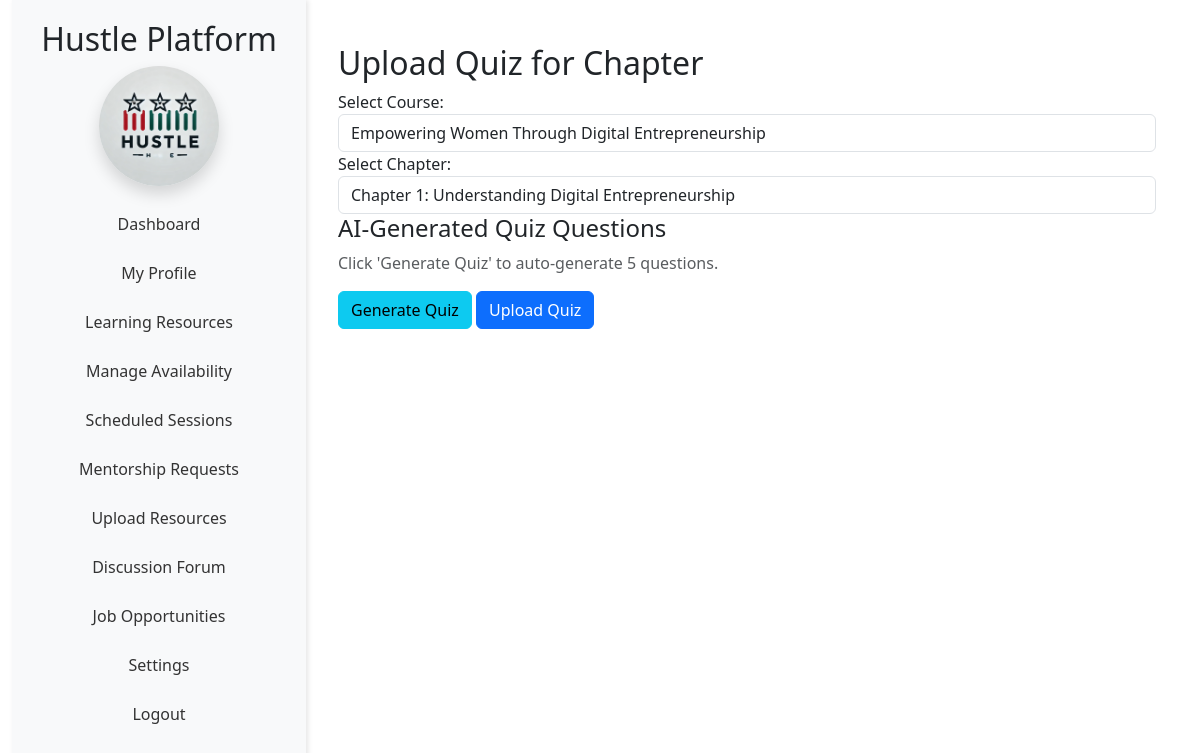
The app's page /upload-ai-chapter-quiz/ (signed in) with its own data.
### capstone/models.py (models this page shows, shortened)
class User(AbstractUser):
    USER_TYPE_CHOICES = (
        ('mentor', 'Mentor'),
        ('participant', 'Participant'),
    )
    LANGUAGE_CHOICES = [
        ("en", "English"),
        ("fr", "French"),
        ("es", "Spanish"),
        ("sw", "Swahili"),
        ("rw", "Kinyarwanda")
    ]
    language_preference = models.CharField(max_length=4, choices=LANGUAGE_CHOICES, default="fr")
    full_name = models.CharField(max_length=255)
    email = models.EmailField(unique=True)
    phone_number = models.CharField(max_length=15)
    user_type = models.CharField(max_length=20, choices=USER_TYPE_CHOICES)
    terms_accepted = models.BooleanField(default=False)

### capstone/views.py (the view, shortened to what this page needs)
# urls.py: path('upload-ai-chapter-quiz/', views.upload_ai_chapter_quiz, name='upload_chapter_ai_quiz'),
@login_required
@user_passes_test(lambda u: u.user_type == 'mentor' or u.is_superuser)
def upload_ai_chapter_quiz(request):
    resources = Resource.objects.all()
    chapters = Chapter.objects.all()
    return render(request, 'capstone/upload_ai_chapter_quiz.html', {'resources': resources, 'chapters': chapters})

### capstone/templatetags/custom_filters.py (called while the page is built)
@register.filter
def translate(text, target_lang):
    return text

### capstone/templates/capstone/upload_ai_chapter_quiz.html (shortened to what this page needs)
{% extends 'mentor-base.html' %}
{% load custom_filters %}
{% block mentor_content %}
<div class="container mt-4">
    <h2>{{ "Upload Quiz for Chapter"|translate:user.language_preference }}</h2>
    <form method="POST">
        <div class="form-group">
            <label for="resource">{{ "Select Course"|translate:user.language_preference }}:</label>
            <select name="resource" id="resource" class="form-control">
                {% for resource in resources %}
                <option value="{{ resource.id }}">{{ resource.title }}</option>
                {% endfor %}
            </select>
        </div>
        <div class="form-group">
            <label for="chapter">{{ "Select Chapter"|translate:user.language_preference }}:</label>
            <select name="chapter" id="chapter" class="form-control">
                {% for chapter in chapters %}
                <option value="{{ chapter.id }}">{{ chapter.title }}</option>
                {% endfor %}
            </select>
        </div>
        <h4>{{ "AI-Generated Quiz Questions"|translate:user.language_preference }}</h4>
        <div id="quiz-questions">
            <p class="text-muted">{{ "Click 'Generate Quiz' to auto-generate 5 questions."|translate:user.language_preference }}</p>
        </div>
        <button type="button" class="btn btn-info" onclick="generateQuiz()">{{ "Generate Quiz"|translate:user.language_preference }}</button>
        <button type="submit" class="btn btn-primary">{{ "Upload Quiz"|translate:user.language_preference }}</button>
    </form>
</div>
{% endblock %}

### capstone/templates/mentor-base.html (shortened to what this page needs)
{% load static %}
{% load custom_filters %}
<!DOCTYPE html>
<html lang="{{ user.language_preference|default:'en' }}">
<head>
    <link href="https://cdn.jsdelivr.net/npm/bootstrap@5.3.0/dist/css/bootstrap.min.css" rel="stylesheet">
    <link href="https://cdnjs.cloudflare.com/ajax/libs/font-awesome/6.0.0-beta3/css/all.min.css" rel="stylesheet">
    <link href="{% static 'css/participant-styles.css' %}" rel="stylesheet">
</head>
<body>
    <div class="container-fluid">
        <div class="sidebar text-center">
            <h2>Hustle Platform</h2>
            <img src="{% static 'logo.webp' %}" alt="Hustle Platform Logo"
                 class="img-fluid mb-3 rounded-circle shadow" style="width: 120px; height: 120px; object-fit: cover;">
            <ul class="nav flex-column">
                <li class="nav-item">
                    <a class="nav-link" href="{% url 'mentor_dashboard' %}">
                        {{ "Dashboard"|translate:user.language_preference }}
                    </a>
                </li>
                <li class="nav-item">
                    <a class="nav-link" href="{% url 'mentor_profile' request.user.id %}">
                        {{ "My Profile"|translate:user.language_preference }}
                    </a>
                </li>
                <li class="nav-item">
                    <a class="nav-link" href="{% url 'mlearning_resources' %}">
                        {{ "Learning Resources"|translate:user.language_preference }}
                    </a>
                </li>
                <li class="nav-item">
                    <a class="nav-link" href="{% url 'mentor_add_availability' %}">
                        {{ "Manage Availability"|translate:user.language_preference }}
                    </a>
                </li>
                <li class="nav-item">
                    <a class="nav-link" href="{% url 'mentor_sessions' %}">
                        {{ "Scheduled Sessions"|translate:user.language_preference }}
                    </a>
                </li>
                <li class="nav-item">
                    <a class="nav-link" href="{% url 'manage_mentorship_requests' %}">
                        {{ "Mentorship Requests"|translate:user.language_preference }}
                    </a>
                </li>
                <li class="nav-item">
                    <a class="nav-link" href="{% url 'upload_resource' %}">
                        {{ "Upload Resources"|translate:user.language_preference }}
                    </a>
                </li>
                <li class="nav-item">
                    <a class="nav-link" href="{% url 'mentorlist_threads' %}">
                        {{ "Discussion Forum"|translate:user.language_preference }}
                    </a>
                </li>
                <li class="nav-item">
                    <a class="nav-link" href="{% url 'mentor_job_listings' %}">
                        {{ "Job Opportunities"|translate:user.language_preference }}
                    </a>
                </li>
                <li class="nav-item">
                    <a class="nav-link" href="{% url 'maccount_settings' %}">
                        {{ "Settings"|translate:user.language_preference }}
                    </a>
                </li>
                <li class="nav-item">
                    <a class="nav-link" href="{% url 'login' %}">
                        {{ "Logout"|translate:user.language_preference }}
                    </a>
                </li>
            </ul>
        </div>
        <div class="main-content">
            {% block mentor_content %}{% endblock %}
        </div>
    </div>
</body>
</html>

### static/css/participant-styles.css (style rules this page uses)
.nav-link { color: #333; padding: 10px 15px; border-radius: 5px; margin-bottom: 5px; transition: all 0.3s ease; }

### capstone/templates/mentor-base.html (style rules this page uses)
html, body { height: 100%; margin: 0; overflow: hidden; }
.container-fluid { height: 100vh; display: flex; }
.sidebar { height: 100vh; overflow-y: auto; background-color: #f8f9fa; padding: 20px; box-shadow: 2px 0 5px rgba(0,0,0,0.1); flex: 0 0 25%; scrollbar-width: none; }
.main-content { flex: 1; overflow-y: auto; padding: 20px; }

### records on screen
User: language_preference "Dashboard", language_preference "My Profile", language_preference "Learning Resources", language_preference "Manage Availability", language_preference "Scheduled Sessions", language_preference "Mentorship Requests", language_preference "Upload Resources", language_preference "Discussion Forum", language_preference "Job Opportunities", language_preference "Settings", language_preference "Logout", language_preference "Upload Quiz for Chapter", language_preference "Select Course", language_preference "Select Chapter", language_preference "AI-Generated Quiz Questions", language_preference "Click 'Generate Quiz' to auto-generate 5 questions.", language_preference "Generate Quiz", language_preference "Upload Quiz"

### other values on screen
form field resource "Empowering Women Through Digital Entrepreneurship"
form field chapter "Chapter 1: Understanding Digital Entrepreneurship"
